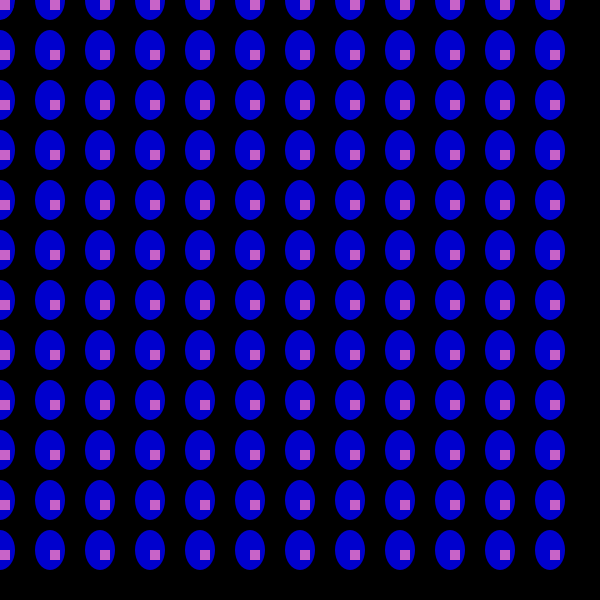
Frame 1 (no input)
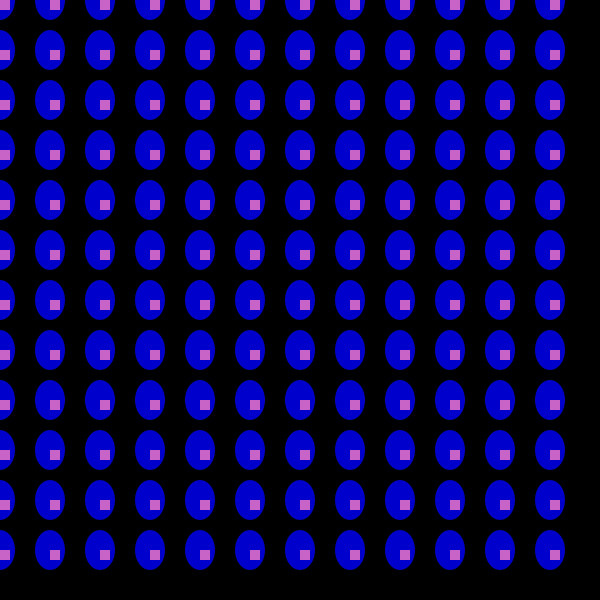
Frame 60 (the mouse pressed at the canvas centre just before this capture)
Frame 120 (the mouse held since frame 60 and released just before this capture): identical to frame 60, image omitted

The Processing sketch that drew these frames (run headless with seeded random() and noise(); from frame 60 on, the mouse is pressed at the canvas centre):

// Processing sketch: processing_147044
// ── processing_147044.pde

//Konkuk University
//Department of Dynamic Media
//SOS iDesign
//Name: YUN SoJung
//ID: 201420093

void setup(){
  size(600,600);
  background(255);
}
void draw (){
  background(0,0,0);
 
   
  for (int i = 0; i <width; i = i + 50) {
    for (int j = 0; j <height; j = j + 50) {
      fill(0,0,205);
      ellipse(i,j,30,40);
      
      fill(200,100,200);
      noStroke();
      rect(i,j,10,10);
    }
  }
}
